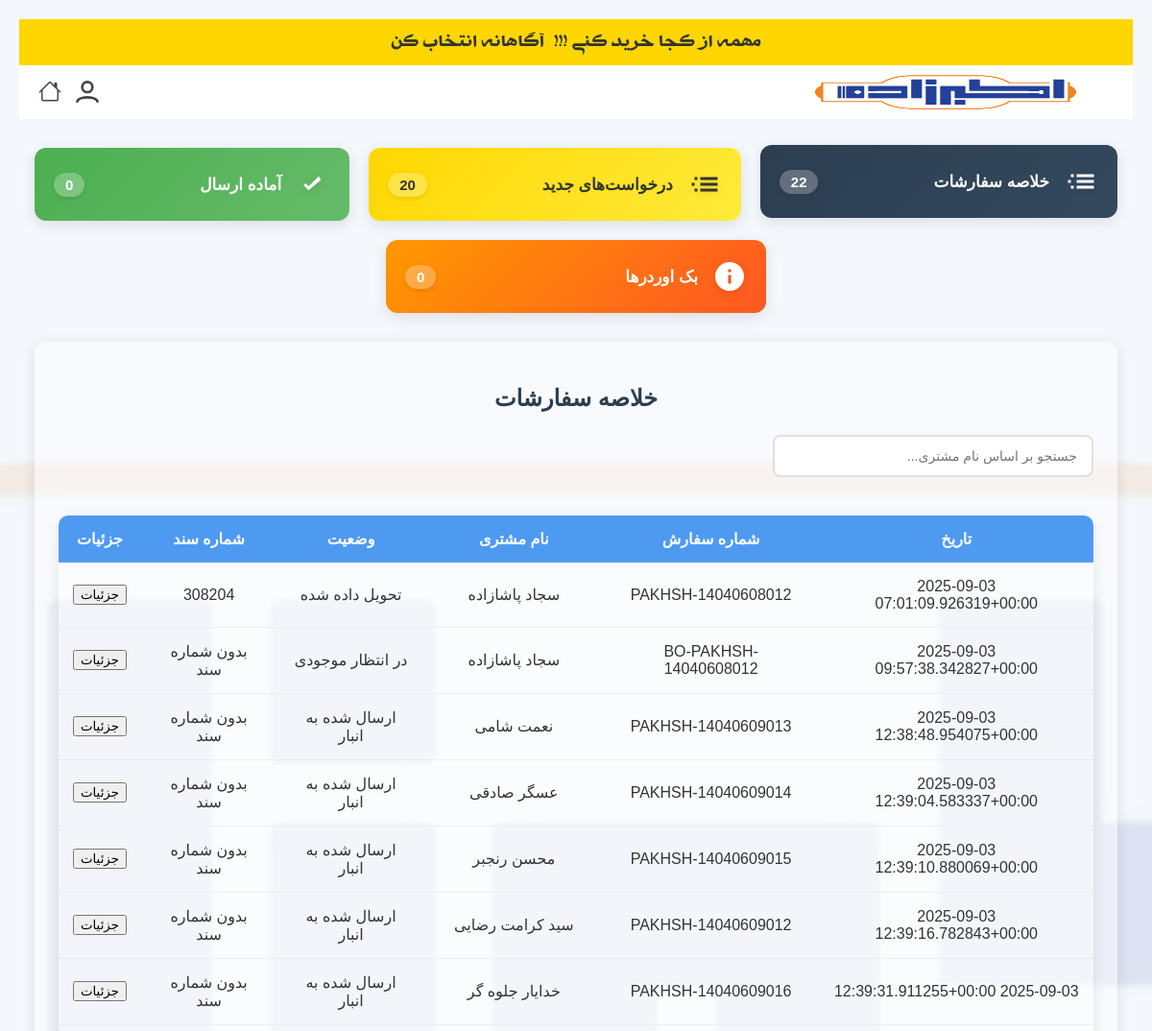
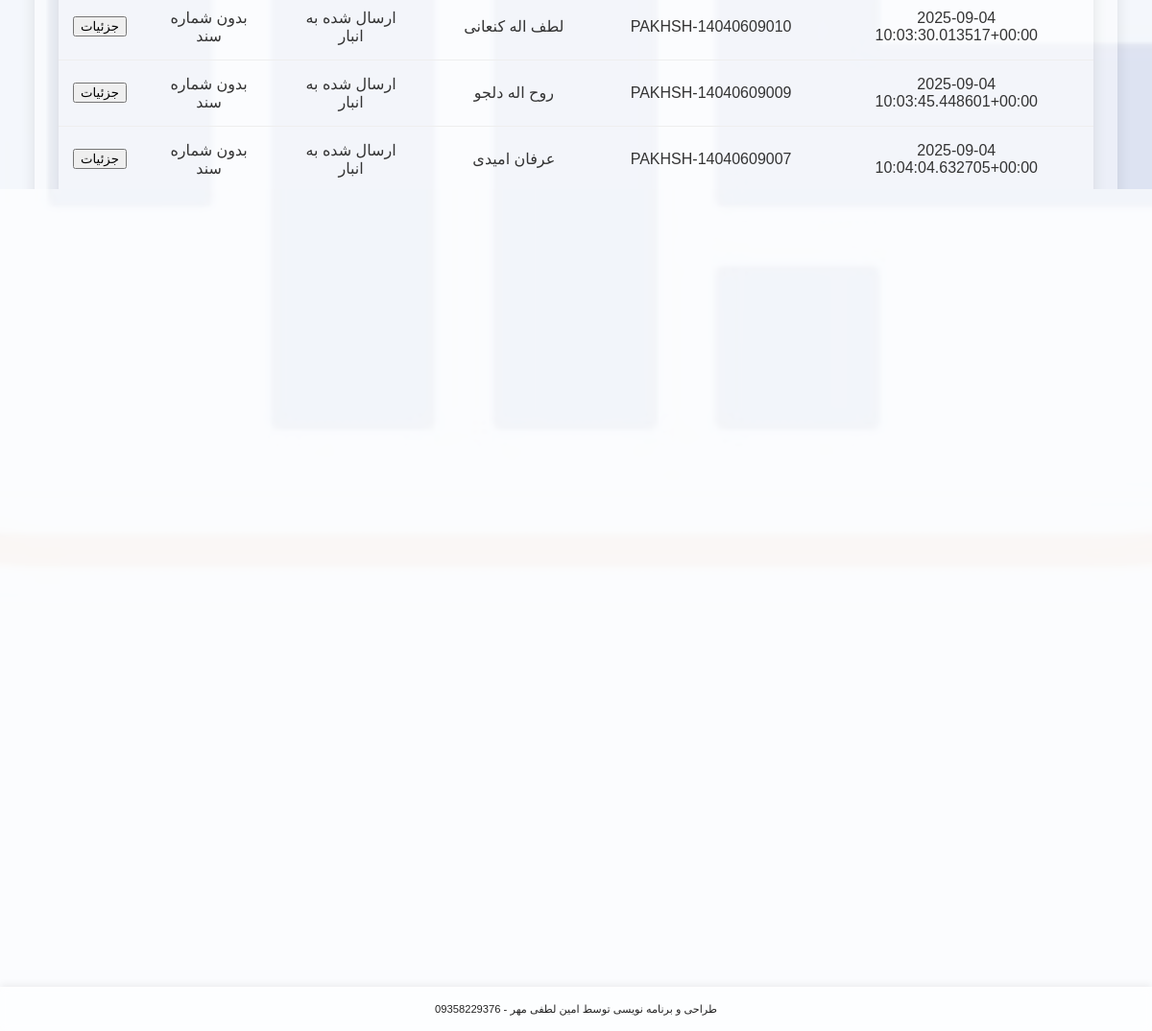
Page /warehouse/ (signed in) on the earlier database version (2 pictures, top to bottom).
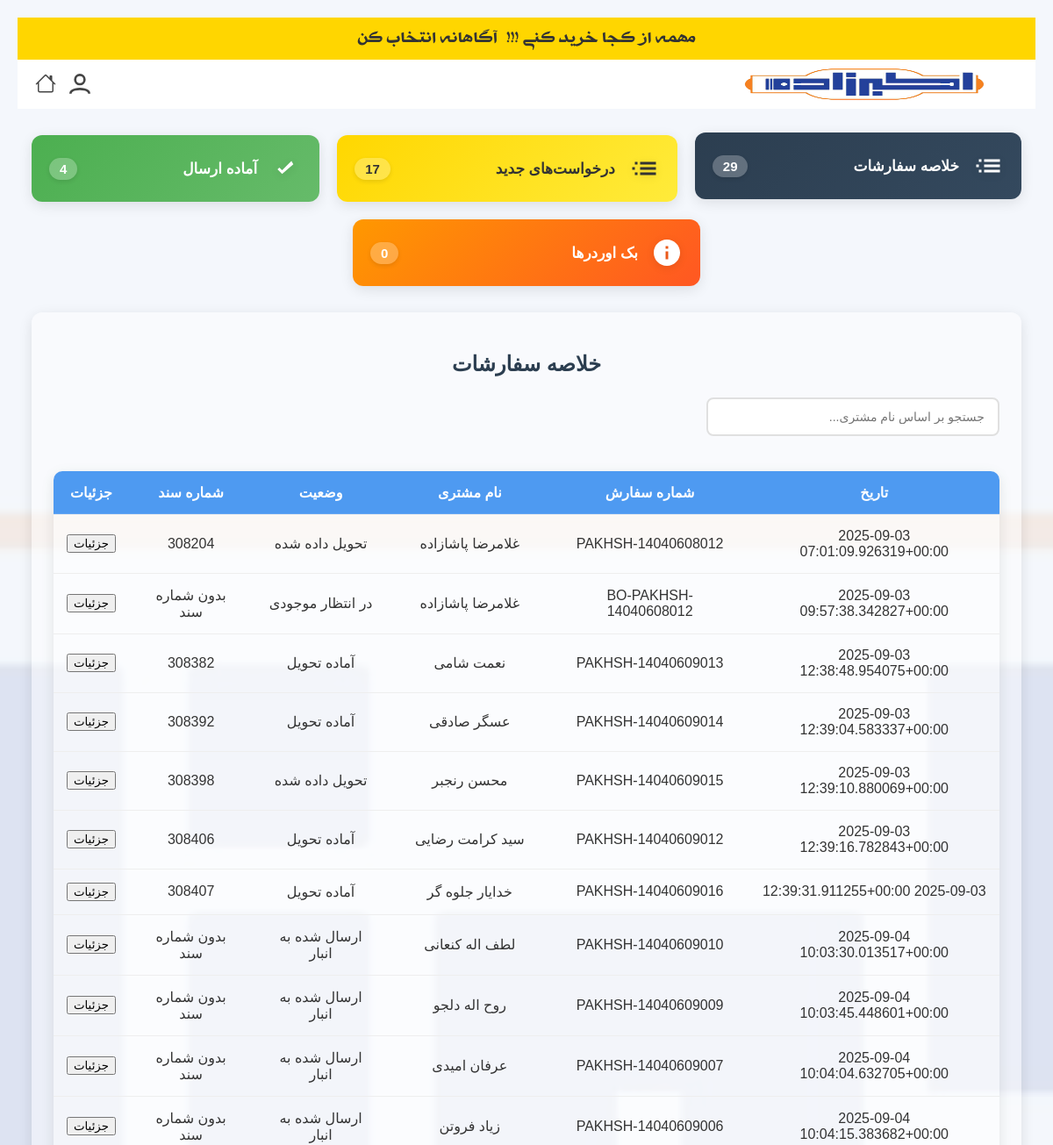
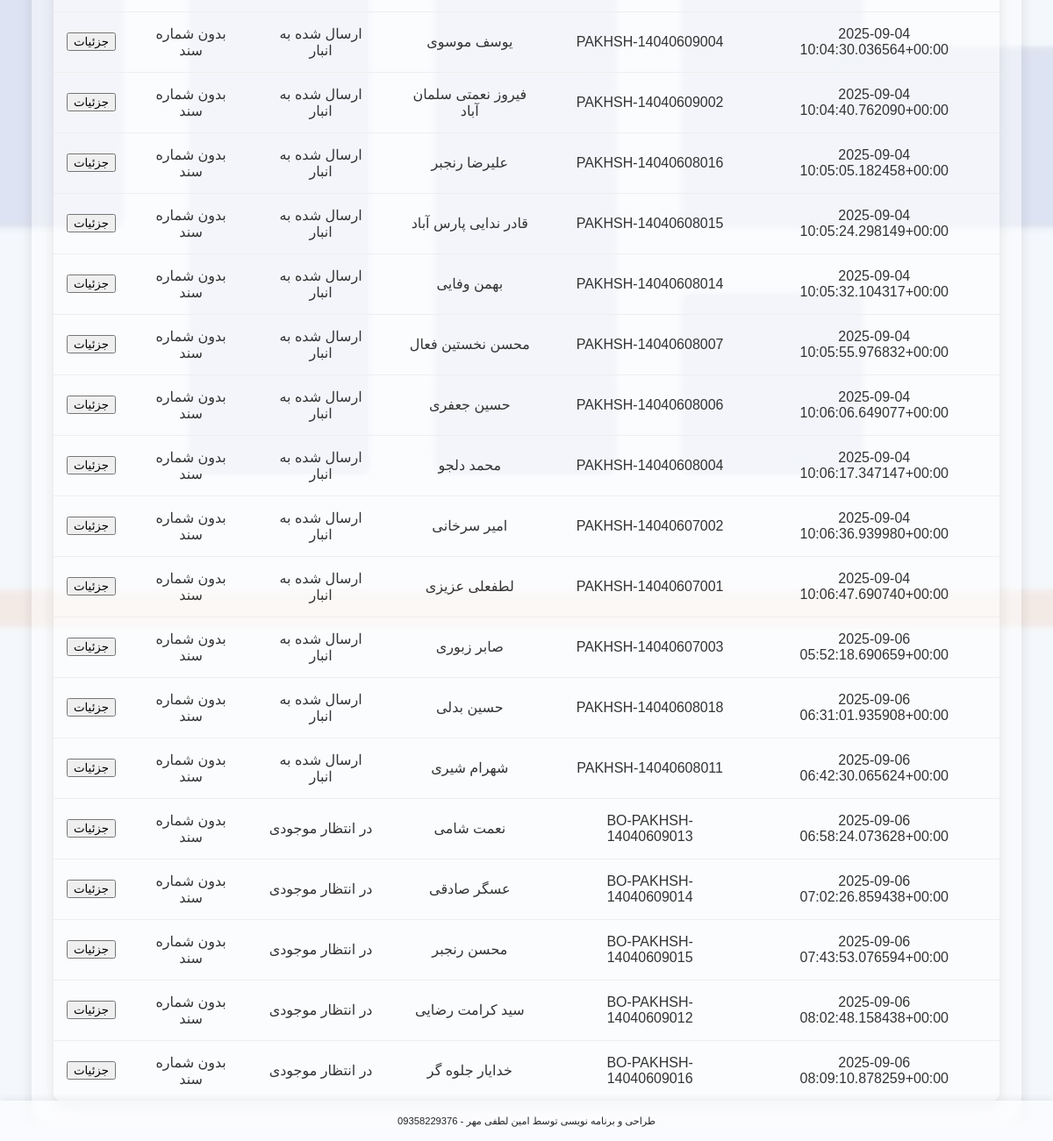
Same page on the later database version (2 pictures, top to bottom).
### products/models.py (models this page shows, shortened)
class Order(models.Model):
    STATUS_CHOICES = [
        ('cart', 'سبد خرید'),
        ('pending', 'در انتظار تأیید'),
        ('warehouse', 'ارسال شده به انبار'),
        ('ready', 'آماده تحویل'),
        ('delivered', 'تحویل داده شده'),
        ('parent', 'تفکیک شده به انبارها'),
        ('completed', 'نهایی شده'),
        ('backorder', 'در انتظار موجودی'),
        ('waiting_for_customer_shipment', 'در انتظار ارسال به مشتری'),
        ('sent_to_warehouse', ' ارسال شده به انبار از بک اوردر'),
        ('waiting_for_warehouse_confirmation', 'در انتظار تایید انباردار'),
    ]
    order_number = models.CharField(
        max_length=100,
        unique=True,
        verbose_name="شماره درخواست",
        blank=True,
        null=True
    )
    document_number = models.CharField(
        max_length=100,
        blank=True,
        null=True,
        verbose_name="شماره سند"
    )
    package_count = models.PositiveIntegerField(
        default=0,
        null=True,
        blank=True,
        verbose_name="تعداد بسته"
    )
    courier_name = models.CharField(
        max_length=100,
        blank=True,
        null=True,
        verbose_name="نام پیک"
    )
    visitor_name = models.CharField(max_length=100, verbose_name="نام ویزیتور")
    customer = models.ForeignKey(
        Customer,
        on_delete=models.PROTECT,   # پیشنهاد امنیتی: سفارش بدون مشتری باقی نماند
        verbose_name="مشتری"
    )
    created_at = models.DateTimeField(auto_now_add=True, verbose_name="تاریخ ثبت")
    updated_at = models.DateTimeField(auto_now=True, verbose_name="تاریخ به‌روزرسانی")
    payment_term = models.CharField(
        max_length=10,
        choices=Product.PAYMENT_TERMS_CHOICES,
        verbose_name="شرایط تسویه"
    )
    status = models.CharField(
        max_length=100,
        choices=STATUS_CHOICES,
        default='pending',
        verbose_name="وضعیت سفارش"
    )
    parent = models.ForeignKey(
        'self',
        on_delete=models.SET_NULL,
        null=True,
        blank=True,
        related_name='children',
        verbose_name="سفارش مادر (قدیمی)"
    )
    is_sub_order = models.BooleanField(default=False, verbose_name="آیا زیرسفارش است؟ (قدیمی)")
    parent_order = models.ForeignKey(
        'self',
        on_delete=models.SET_NULL,
        null=True,
        blank=True,
        related_name='sub_orders',
        verbose_name="سفارش والد (جدید)"
    )
    warehouse = models.ForeignKey(
        'Warehouse',
        null=True,
        blank=True,
        on_delete=models.SET_NULL,
        related_name='orders',
        verbose_name="انبار"
    )
    total_price = models.DecimalField(
        max_digits=100,
        decimal_places=0,
        default=0,
        verbose_name="جمع کل سفارش"
    )
    @property
    def customer_name(self):
        if self.customer:
            return f"{self.customer.first_name} {self.customer.last_name}"
    class Meta:
        constraints = [
            models.UniqueConstraint(
                fields=['document_number'],
                name='unique_document_number',
                condition=models.Q(document_number__isnull=False) & ~models.Q(document_number='')
            )
        ]

class Customer(models.Model):
    first_name = models.CharField(max_length=100, verbose_name="نام")
    last_name = models.CharField(max_length=100, verbose_name="نام خانوادگی")
    store_name = models.CharField(max_length=255, blank=True, null=True, verbose_name="نام فروشگاه")
    phone = models.CharField(max_length=20, blank=True, null=True, verbose_name="تلفن ثابت")
    mobile = models.CharField(
        max_length=20,
        unique=True,
        verbose_name="شماره موبایل",
        error_messages={
            'unique': 'مشتری دیگری با این شماره همراه قبلاً ثبت شده است.'
        }
    )
    province = models.ForeignKey(Province, on_delete=models.CASCADE, verbose_name="استان")
    county = models.ForeignKey(County, on_delete=models.CASCADE, verbose_name="شهرستان")
    address = models.TextField(blank=True, null=True, verbose_name="آدرس")
    created_by = models.ForeignKey(
        User, on_delete=models.SET_NULL, null=True, related_name='created_customers', verbose_name="ایجاد شده توسط"
    )
    user = models.OneToOneField(
        User, on_delete=models.SET_NULL, null=True, blank=True, related_name='customer_profile', verbose_name="کاربر مرتبط"
    )
    created_at = models.DateTimeField(auto_now_add=True, verbose_name="تاریخ ایجاد")
    class Meta:
        verbose_name = "مشتری"
        verbose_name_plural = "مشتریان"

### products/views.py (the view, shortened to what this page needs)
# urls.py: path('warehouse/', views.warehouse_panel, name='warehouse_panel'),
@login_required
def warehouse_panel(request):
    try:
        warehouse = Warehouse.objects.get(user=request.user)
        one_week_ago = timezone.now() - timezone.timedelta(days=7)
        all_orders = Order.objects.filter(
            parent_order__isnull=False,  # فقط زیرسفارش‌ها
            items__warehouse=warehouse,  # فقط آیتم‌های مربوط به این انبار
            created_at__gte=one_week_ago  # فقط سفارش‌های یک هفته اخیر
        ).distinct().prefetch_related(
            'items',
            'items__product',
            'items__warehouse'
        )
        new_orders = Order.objects.filter(
            parent_order__isnull=False,
            items__warehouse=warehouse,
            items__warehouse_status='pending',
            created_at__gte=one_week_ago
        ).exclude(status='backorder').distinct().prefetch_related(
            'items',
            'items__product',
            'items__warehouse'
        )
        waiting_for_stock_orders = Order.objects.filter(
            Q(parent_order__isnull=False) &
            Q(items__warehouse=warehouse) &
            (Q(items__warehouse_status='backorder') | Q(items__warehouse_status='pending_supply')) &
            Q(created_at__gte=one_week_ago)
        ).distinct().prefetch_related(
            'items',
            'items__product',
            'items__warehouse'
        )
        waiting_for_confirmation_orders = Order.objects.filter(
            Q(parent_order__isnull=False) &
            Q(items__warehouse=warehouse) &
            Q(items__warehouse_status='waiting_for_warehouse_confirmation') &
            Q(created_at__gte=one_week_ago)
        ).distinct().prefetch_related(
            'items',
            'items__product',
            'items__warehouse'
        )
        print(f"waiting_for_confirmation_orders query result count: {waiting_for_confirmation_orders.count()}")
        for order in waiting_for_confirmation_orders:
            print(f"Order {order.id} - Items: {order.items.count()}")
        ready_orders = Order.objects.filter(
            Q(parent_order__isnull=False) &
            Q(items__warehouse=warehouse) &
            Q(items__warehouse_status='ready') &
            Q(status='ready') &
            Q(created_at__gte=one_week_ago)
        ).distinct().prefetch_related(
            'items',
            'items__product',
            'items__warehouse'
        )
        for order in all_orders:
            order.filtered_items = order.items.filter(warehouse=warehouse)
            order.total_price = sum((item.price * (item.allocated_quantity or item.requested_quantity)) for item in order.filtered_items if item.price and (item.allocated_quantity or item.requested_quantity))
        for order in new_orders:
            order.filtered_items = order.items.filter(
                Q(warehouse=warehouse) &
                Q(warehouse_status='pending')
            )
            order.total_price = sum((item.price * (item.allocated_quantity or item.requested_quantity)) for item in order.filtered_items if item.price and (item.allocated_quantity or item.requested_quantity))
        for order in ready_orders:
            order.filtered_items = order.items.filter(
                Q(warehouse=warehouse) &
                Q(warehouse_status='ready')
            )
            order.total_price = sum((item.price * (item.allocated_quantity or item.requested_quantity)) for item in order.filtered_items if item.price and (item.allocated_quantity or item.requested_quantity))
        for order in waiting_for_stock_orders:
            order.filtered_items = order.items.filter(
                Q(warehouse=warehouse) &
                (Q(warehouse_status='backorder') | Q(warehouse_status='pending_supply'))
            )
            order.total_price = sum((item.price * (item.allocated_quantity or item.requested_quantity)) for item in order.filtered_items if item.price and (item.allocated_quantity or item.requested_quantity))
        context = {
            'warehouse': warehouse,
            'all_orders': all_orders, # اگر همچنان به این نیاز دارید
            'new_orders': new_orders,
            'ready_orders': ready_orders,
            'waiting_for_stock_orders': waiting_for_stock_orders,
            'backorder_orders': waiting_for_stock_orders, # همچنان برای سازگاری نامی حفظ شد
            'waiting_for_confirmation_orders': waiting_for_confirmation_orders, # 👈 اضافه شدن به کانتکست
        }
        return render(request, 'products/warehouse_panel.html', context)
    except Warehouse.DoesNotExist:
        messages.error(request, 'شما دسترسی به پنل انبار را ندارید. لطفا با مدیر سیستم تماس بگیرید.')
        return redirect('products:login')
    except Exception as e: # برای گرفتن هر خطای غیرمنتظره دیگر
        import traceback
        traceback.print_exc() # این خط را برای دیباگ نگه دارید
        messages.error(request, f'خطای غیرمنتظره در پنل انبار: {e}')
        return redirect('products:login')

### products/context_processors.py (called while the page is built)
def recent_orders_processor(request):
    recent_orders_count = 0
    if request.user.is_authenticated:
        recent_orders_count = Order.objects.filter(customer__created_by=request.user).order_by('-created_at')[:5].count()
    return {'recent_orders_count': recent_orders_count}

def notifications_processor(request):
    if request.user.is_authenticated and request.user.groups.filter(name='مدیر').exists():
        unread_notifications = Notification.objects.filter(target_user=request.user, read=False).order_by('-created_at')
        return {'unread_notifications': unread_notifications}
    return {'unread_notifications': []}

### products/templates/products/warehouse_panel.html (shortened to what this page needs)
{% extends 'products/base.html' %}
{% load custom_filters %}
{% block content %}
<div class="tiles-container">
  <div class="tile-card tile-all" onclick="openTab('AllOrders')">
    <svg class="tile-icon" fill="currentColor" xmlns="http://www.w3.org/2000/svg" viewBox="0 0 24 24">
      <path d="M3 13h2v-2H3v2zm2 4h2v-2H5v2zm0-8h2V7H5v2zm4 8h12v-2H9v2zm0-4h12v-2H9v2zm0-6v2h12V7H9z"/>
    </svg>
    <span class="tile-title">خلاصه سفارشات</span>
    <span class="tile-count">{{ all_orders.count }}</span>
  </div>
  <div class="tile-card tile-new" onclick="openTab('NewOrders')">
    <svg class="tile-icon" fill="currentColor" xmlns="http://www.w3.org/2000/svg" viewBox="0 0 24 24">
      <path d="M3 13h2v-2H3v2zm2 4h2v-2H5v2zm0-8h2V7H5v2zm4 8h12v-2H9v2zm0-4h12v-2H9v2zm0-6v2h12V7H9z"/>
    </svg>
    <span class="tile-title">درخواست‌های جدید</span>
    <span class="tile-count">{{ new_orders.count }}</span>
  </div>
  <div class="tile-card tile-ready" onclick="openTab('ReadyOrders')">
    <svg class="tile-icon" fill="currentColor" xmlns="http://www.w3.org/2000/svg" viewBox="0 0 24 24">
      <path d="M9 16.2l-3.5-3.5 1.41-1.41L9 13.38l7.09-7.09L17.5 8.8z"/>
    </svg>
    <span class="tile-title">آماده ارسال</span>
    <span class="tile-count">{{ ready_orders.count }}</span>
  </div>
  <div class="tile-card tile-backorder" onclick="openTab('WaitingForConfirmationOrders')">
    <svg class="tile-icon" fill="currentColor" xmlns="http://www.w3.org/2000/svg" viewBox="0 0 24 24">
        <path d="M12 2C6.48 2 2 6.48 2 12s4.48 10 10 10 10-4.48 10-10S17.52 2 12 2zm1 15h-2v-6h2v6zm0-8h-2V7h2v2z"/>
    </svg>
    <span class="tile-title"> بک اوردرها </span>
    <span class="tile-count">{{ waiting_for_confirmation_orders.count }}</span>
  </div>
</div>
<div id="AllOrders" class="tabcontent">
  <h2>خلاصه سفارشات</h2>
  <input type="text" class="search-box" placeholder="جستجو بر اساس نام مشتری..." onkeyup="searchOrders(this.value, 'all-orders')">
  <table class="orders-table" id="all-orders">
    <thead>
      <tr>
        <th>تاریخ</th>
        <th>شماره سفارش</th>
        <th>نام مشتری</th>
        <th>وضعیت</th>
        <th>شماره سند</th>
        <th>جزئیات</th>
      </tr>
    </thead>
    <tbody>
      {% for order in all_orders %}
      <tr class="order-row">
        <td>{{ order.created_at|jformat:"%Y/%m/%d" }}</td>
        <td>{{ order.order_number }}</td>
        <td class="customer-name">{{ order.customer_name }}</td>
        <td><span class="order-status status-{{ order.status }}">{{ order.get_status_display }}</span></td>
        <td>{{ order.document_number|default:"بدون شماره سند" }}</td>
        <td>
          <button class="action-button details-button" onclick="toggleDetails('all-details-{{ order.id }}')">جزئیات</button>
        </td>
      </tr>
      {% empty %}
      <tr>
        <td colspan="6">هیچ سفارشی یافت نشد.</td>
      </tr>
      {% endfor %}
    </tbody>
  </table>
</div>
{% endblock %}

Differences in the rows shown:
changed through a linked row, Order "PAKHSH-14040608012": customer_name "سجاد پاشازاده" → "غلامرضا پاشازاده"
changed through a linked row, Order "BO-PAKHSH-14040608012": customer_name "سجاد پاشازاده" → "غلامرضا پاشازاده"
changed Order "PAKHSH-14040609013": status "ارسال شده به انبار" → "آماده تحویل"; document_number "بدون شماره سند" → "308382"
changed Order "PAKHSH-14040609014": status "ارسال شده به انبار" → "آماده تحویل"; document_number "بدون شماره سند" → "308392"
changed Order "PAKHSH-14040609015": status "ارسال شده به انبار" → "تحویل داده شده"; document_number "بدون شماره سند" → "308398"
changed Order "PAKHSH-14040609012": status "ارسال شده به انبار" → "آماده تحویل"; document_number "بدون شماره سند" → "308406"
changed Order "PAKHSH-14040609016": status "ارسال شده به انبار" → "آماده تحویل"; document_number "بدون شماره سند" → "308407"
now on this page (row unchanged): Order: created_at|jformat "2025-09-04 10:04:15.383682+00:00", order_number "PAKHSH-14040609006", customer_name "زیاد فروتن", status "ارسال شده به انبار", document_number "بدون شماره سند"
now on this page (row unchanged): Order: created_at|jformat "2025-09-04 10:04:30.036564+00:00", order_number "PAKHSH-14040609004", customer_name "یوسف موسوی", status "ارسال شده به انبار", document_number "بدون شماره سند"
now on this page (row unchanged): Order: created_at|jformat "2025-09-04 10:04:40.762090+00:00", order_number "PAKHSH-14040609002", customer_name "فیروز نعمتی سلمان آباد", status "ارسال شده به انبار", document_number "بدون شماره سند"
now on this page (row unchanged): Order: created_at|jformat "2025-09-04 10:05:05.182458+00:00", order_number "PAKHSH-14040608016", customer_name "علیرضا رنجبر", status "ارسال شده به انبار", document_number "بدون شماره سند"
now on this page (row unchanged): Order: created_at|jformat "2025-09-04 10:05:24.298149+00:00", order_number "PAKHSH-14040608015", customer_name "قادر ندایی پارس آباد", status "ارسال شده به انبار", document_number "بدون شماره سند"
now on this page (row unchanged): Order: created_at|jformat "2025-09-04 10:05:32.104317+00:00", order_number "PAKHSH-14040608014", customer_name "بهمن وفایی", status "ارسال شده به انبار", document_number "بدون شماره سند"
now on this page (row unchanged): Order: created_at|jformat "2025-09-04 10:05:55.976832+00:00", order_number "PAKHSH-14040608007", customer_name "محسن نخستین فعال", status "ارسال شده به انبار", document_number "بدون شماره سند"
now on this page (row unchanged): Order: created_at|jformat "2025-09-04 10:06:06.649077+00:00", order_number "PAKHSH-14040608006", customer_name "حسین جعفری", status "ارسال شده به انبار", document_number "بدون شماره سند"
now on this page (row unchanged): Order: created_at|jformat "2025-09-04 10:06:17.347147+00:00", order_number "PAKHSH-14040608004", customer_name "محمد دلجو", status "ارسال شده به انبار", document_number "بدون شماره سند"
now on this page (row unchanged): Order: created_at|jformat "2025-09-04 10:06:36.939980+00:00", order_number "PAKHSH-14040607002", customer_name "امیر سرخانی", status "ارسال شده به انبار", document_number "بدون شماره سند"
now on this page (row unchanged): Order: created_at|jformat "2025-09-04 10:06:47.690740+00:00", order_number "PAKHSH-14040607001", customer_name "لطفعلی عزیزی", status "ارسال شده به انبار", document_number "بدون شماره سند"
now on this page (row unchanged): Order: created_at|jformat "2025-09-06 05:52:18.690659+00:00", order_number "PAKHSH-14040607003", customer_name "صابر زبوری", status "ارسال شده به انبار", document_number "بدون شماره سند"
added Order: created_at|jformat "2025-09-06 06:31:01.935908+00:00", order_number "PAKHSH-14040608018", customer_name "حسین بدلی", status "ارسال شده به انبار", document_number "بدون شماره سند"
added Order: created_at|jformat "2025-09-06 06:42:30.065624+00:00", order_number "PAKHSH-14040608011", customer_name "شهرام شیری", status "ارسال شده به انبار", document_number "بدون شماره سند"
added Order: created_at|jformat "2025-09-06 06:58:24.073628+00:00", order_number "BO-PAKHSH-14040609013", customer_name "نعمت شامی", status "در انتظار موجودی", document_number "بدون شماره سند"
added Order: created_at|jformat "2025-09-06 07:02:26.859438+00:00", order_number "BO-PAKHSH-14040609014", customer_name "عسگر صادقی", status "در انتظار موجودی", document_number "بدون شماره سند"
added Order: created_at|jformat "2025-09-06 07:43:53.076594+00:00", order_number "BO-PAKHSH-14040609015", customer_name "محسن رنجبر", status "در انتظار موجودی", document_number "بدون شماره سند"
added Order: created_at|jformat "2025-09-06 08:02:48.158438+00:00", order_number "BO-PAKHSH-14040609012", customer_name "سید کرامت رضایی", status "در انتظار موجودی", document_number "بدون شماره سند"
added Order: created_at|jformat "2025-09-06 08:09:10.878259+00:00", order_number "BO-PAKHSH-14040609016", customer_name "خدایار جلوه گر", status "در انتظار موجودی", document_number "بدون شماره سند"
Other differences:
{{ all_orders.count }}: "22" → "29"
{{ new_orders.count }}: "20" → "17"
{{ ready_orders.count }}: "0" → "4"
